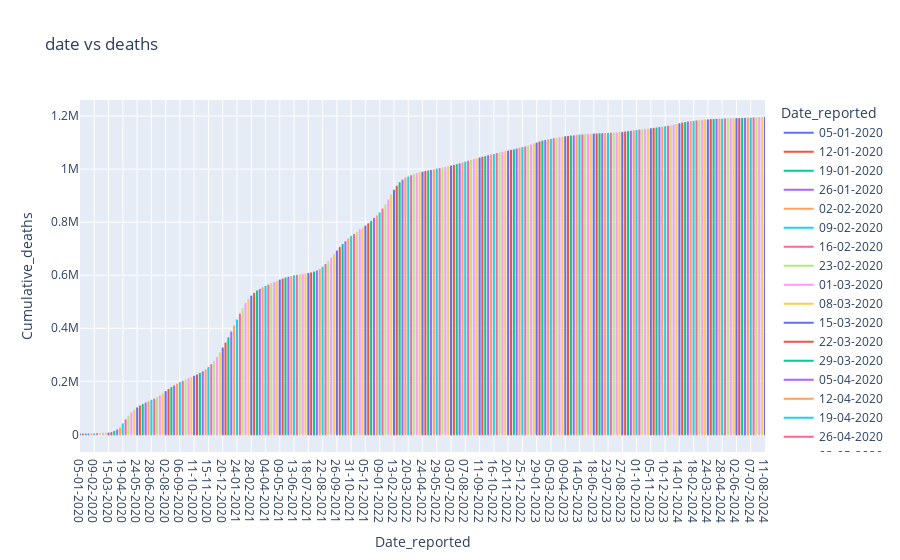

Notebook cell for this chart:
### Code cell
fig = px.line(df, x='Date_reported', y='Cumulative_deaths', color='Date_reported', title='date vs deaths')
fig.show()
